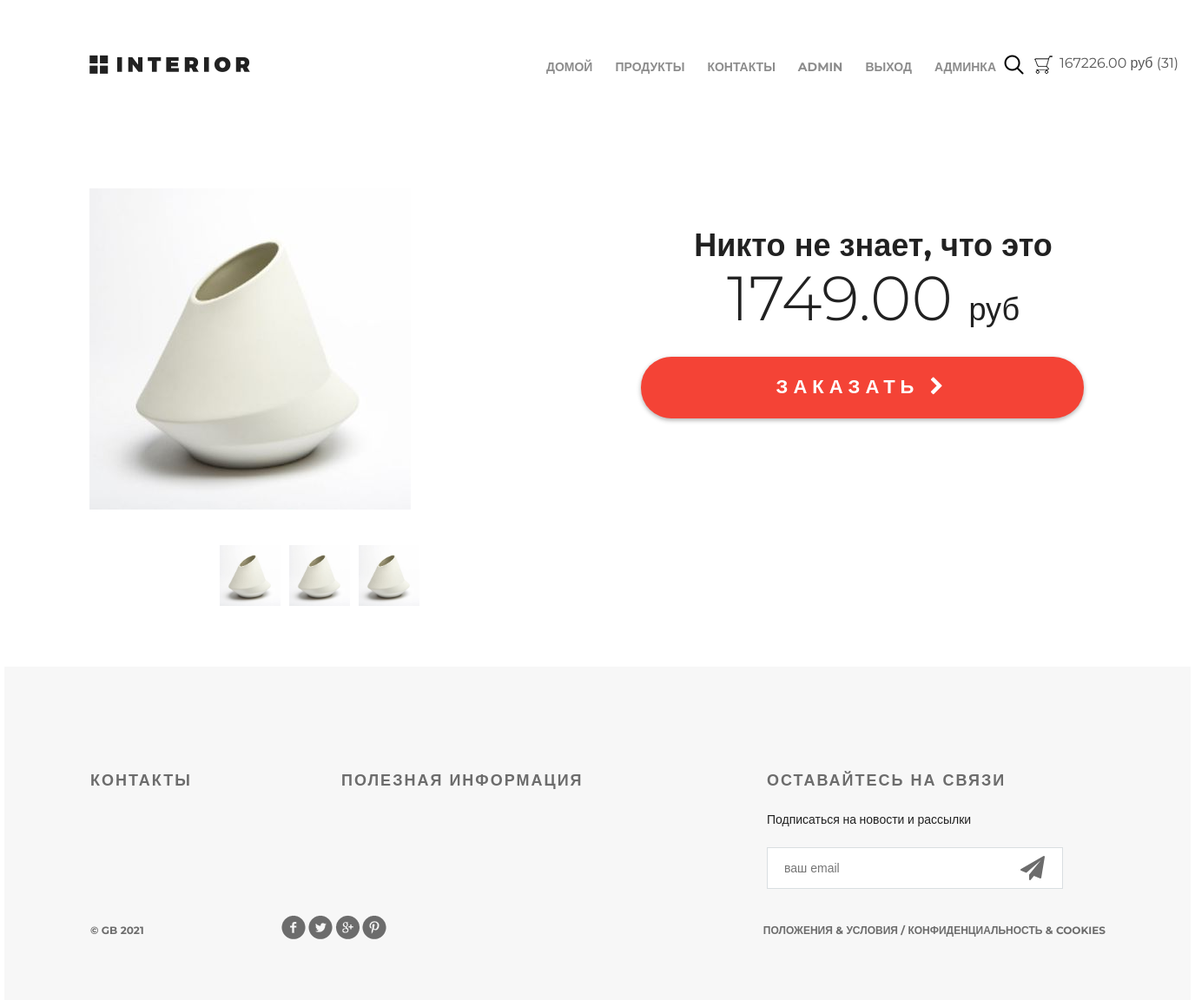
/products/product/40/ (signed in), run on the app's committed database.
### authapp/models.py (models this page shows)
class ShopUser(AbstractUser):
    avatar = models.ImageField(upload_to="users_avatars", verbose_name="Аватар пользователя", blank=True)
    country = models.TextField(max_length=32, verbose_name="Страна", blank=True)
    age = models.PositiveSmallIntegerField(verbose_name="Возраст")

### basketapp/models.py (models this page shows, shortened)
class Basket(models.Model):
    user = models.ForeignKey(settings.AUTH_USER_MODEL, on_delete=models.CASCADE, related_name="basket")
    product = models.ForeignKey(Product, on_delete=models.CASCADE)
    quantity = models.PositiveIntegerField(verbose_name="количество", default=0)
    add_date = models.DateTimeField(auto_now_add=True, verbose_name="время добавления")
    @property
    def price(self):
        return self.product.price * self.quantity
    @property
    def total_price(self):
        return sum(map(lambda p: p.price, Basket.objects.filter(user=self.user)))
    @property
    def total_quantity(self):
        return sum(map(lambda p: p.quantity, Basket.objects.filter(user=self.user)))

### mainapp/models.py (models this page shows, shortened)
class Product(models.Model):
    category = models.ForeignKey(ProductCategory, on_delete=models.CASCADE)
    name = models.CharField(max_length=64, verbose_name="Имя товара")
    short_desc = models.CharField(max_length=256, blank=True, verbose_name="Краткое описание товара")
    description = models.TextField(blank=True, verbose_name="Описание товара")
    image = models.ImageField(upload_to="products_previews", blank=True, verbose_name="Картинка товара")
    price = models.DecimalField(max_digits=8, decimal_places=2, verbose_name="Цена товара")
    quantity = models.PositiveSmallIntegerField(default=0, verbose_name="Количество на складе")
    is_active = models.BooleanField(verbose_name="Активно", default=True)

### mainapp/views.py (the view)
# urls.py: path('product/<int:pk>/', views.product, name='product')
def product(request, pk):
    item = get_object_or_404(Product, pk=pk)
    context = {
        'title': item.name,
        'product': item
    }
    if request.user.is_authenticated:
        context["basket"] = Basket.objects.filter(user=request.user)
    return render(request, 'mainapp/product.html', context=context)

### mainapp/templates/mainapp/product.html (shortened to what this page needs)
{% extends 'mainapp/base.html' %}
{% load static %}
{% block content %}
  <div class="details">
    <div class="hero-white">
      {% include 'mainapp/includes/inc_nav_menu.html' %}
    </div>
    <div class="details-products">
      <div class="details-slider">
        <div class="slider-product">
          <img src="/media/{{ product.image }}"
               alt="{{ product.short_desc }}">
        </div>
        <div class="slider-control">
          <div class="block">
            <a href="#">
              <img src="/media/{{ product.image }}" alt="вариант 1">
            </a>
          </div>
          <div class="block">
            <a href="#">
              <img src="/media/{{ product.image }}" alt="вариант 2">
            </a>
          </div>
          <div class="block">
            <a href="#">
              <img src="/media/{{ product.image }}" alt="вариант 3">
            </a>
          </div>
        </div>
      </div>
      <div class="description">
        <h3 class="big-bold">{{ product.name }}</h3>
        <br>
        <p class="price"> {{ product.price }} <span>руб</span></p>
        <a href="{% url 'basket:add' product.pk %}" class="red-button">
          заказать
          <i class="fa fa-chevron-right" aria-hidden="true"></i>
        </a>
      </div>
    </div>
  </div>
{% endblock %}

### mainapp/templates/mainapp/includes/inc_nav_menu.html
<div class="header clearfix">
    <a href={% url 'home' %} class="logo"></a>
    <ul class="menu">
        <li><a href={% url 'home' %} {% if page == 'home' %} class="active" {% endif %}>домой</a></li>
        <li><a href={% url 'products:products' %} {% if page == 'products' %} class="active" {% endif %}>продукты</a></li>
        <li><a href={% url 'contact' %} {% if page == 'contact' %} class="active" {% endif %}>контакты</a></li>
        {% if user.is_authenticated %}
        <li><a href={% url 'auth:edit' %}>{{ user.first_name|default:"Пользователь" }}</a></li>
        <li><a href={% url 'auth:logout' %}>выход</a></li>
        {% if user.is_superuser %}
            <li><a href="{% url 'adminapp:users' %}">админка</a></li>
        {% endif %}
        {% else %}
        <li><a href={% url 'auth:login' %}>вход</a></li>
        <li><a href={% url 'auth:register' %}>регистрация</a></li>
        {% endif %}
    </ul>
    <a href="#" class="search"></a>
    <a href={% url 'basket:view' %} class="basket">
        {% if basket %}
            <span>{{ basket.0.total_price }}&nbsp;руб&nbsp;({{ basket.0.total_quantity }})</span>
        {% endif %}
    </a>
</div>

### static/css/style.css (style rules this page uses)
* { margin: 0; padding: 0; }
body { font-family: 'Montserrat', sans-serif; }
html, body { height: 100%; }
.slider-control .block a img { width: 70px; }
.logo { background-image: url(/static/img/logo.png); margin-top: 63px; width: 185px; height: 22px; float: left; }
.menu { list-style-type: none; margin-top: 67px; float: right; }
.menu li { float: left; }
.menu a { color: #8c8c8c; font-size: 14px; font-weight: 700; text-align: right; text-transform: uppercase; text-decoration: none; padding: 10px 13px; }
.search { display: block; width: 23px; height: 23px; background-image: url(/static/img/search.png); position: absolute; top: 63px; left: 1151px; }
.basket { display: block; width: 23px; height: 23px; background-image: url(/static/img/basket.png); position: absolute; top: 63px; left: 1185px; text-decoration: none; color: #555; }
.basket span { display: block; margin-left: 30px; width: 150px; }
.clearfix:after { content: ""; display: block; clear: both; }
.big-bold { color: #212121; font-size: 36px; font-weight: 700; text-align: left; margin-bottom: 24px; line-height: 36px; }
.hero-white { background-color: #fff; height: 119px; padding-left: 98px; padding-right: 211px; position: relative; }
.details-products { padding-left: 98px; padding-right: 98px; margin-top: 98px; height: 551px; }
.details-slider { width: 570px; float: left; margin-right: 30px; }
.slider-product { width: 570px; height: 400px; }
.slider-control { width: 420px; height: 70px; margin: 11px auto 0px; padding-left: 150px }
.slider-control .block { height: 70px; width: 70px; position: relative; float: left; margin-right: 10px; }
.description { width: 535px; float: right; padding-left: 35px }
.description .big-bold { color: #212121; font-size: 36px; font-weight: 700; text-align: center; margin-top: 47px; margin-bottom: 0px; }
.description .price { color: #212121; font-size: 72px; font-weight: 300; line-height: 48px; text-align: center; }
.description .price span { color: #212121; font-size: 36px; font-weight: 300; line-height: 48px; text-align: center; }
.red-button { display: block; height: 71px; width: 510px; border-radius: 35px; background-color: #f44336; text-align: center; text-transform: uppercase; text-decoration: none; color: #ffffff; font-size: 22px; font-weight: 700; line-height: 24px; box-shadow: 0px 2px 4.85px 0.15px rgba(33, 33, 33, 0.35); line-height: 70px; letter-spacing: 6px; margin-top: 31px; }

### data on the page
ShopUser: first_name "ADMIN"
Basket: user+product+quantity "167226.00", user+quantity "31"
Product: image (picture), name "Никто не знает, что это", price "1749.00"
